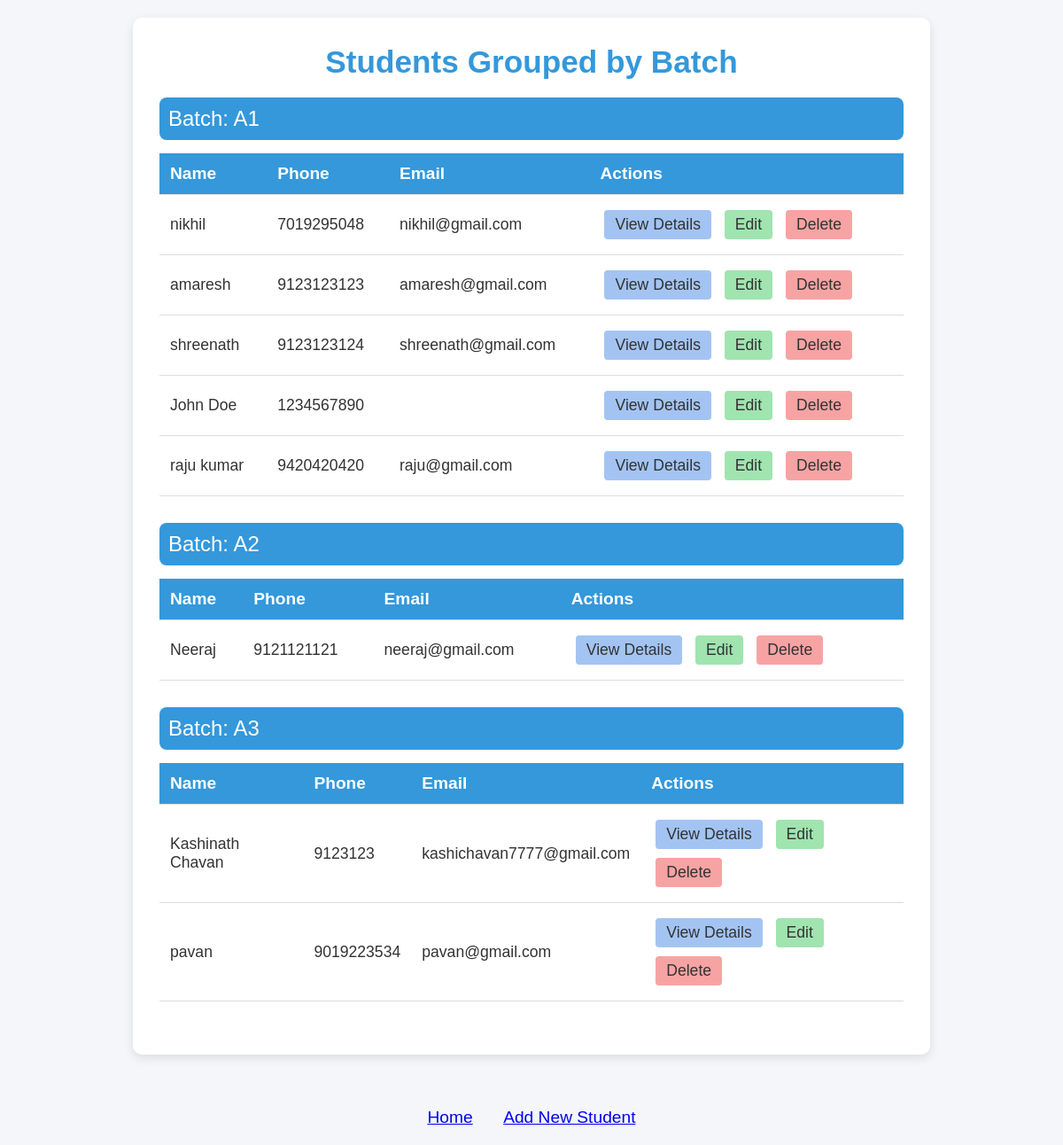
The app's page /student/, older data.
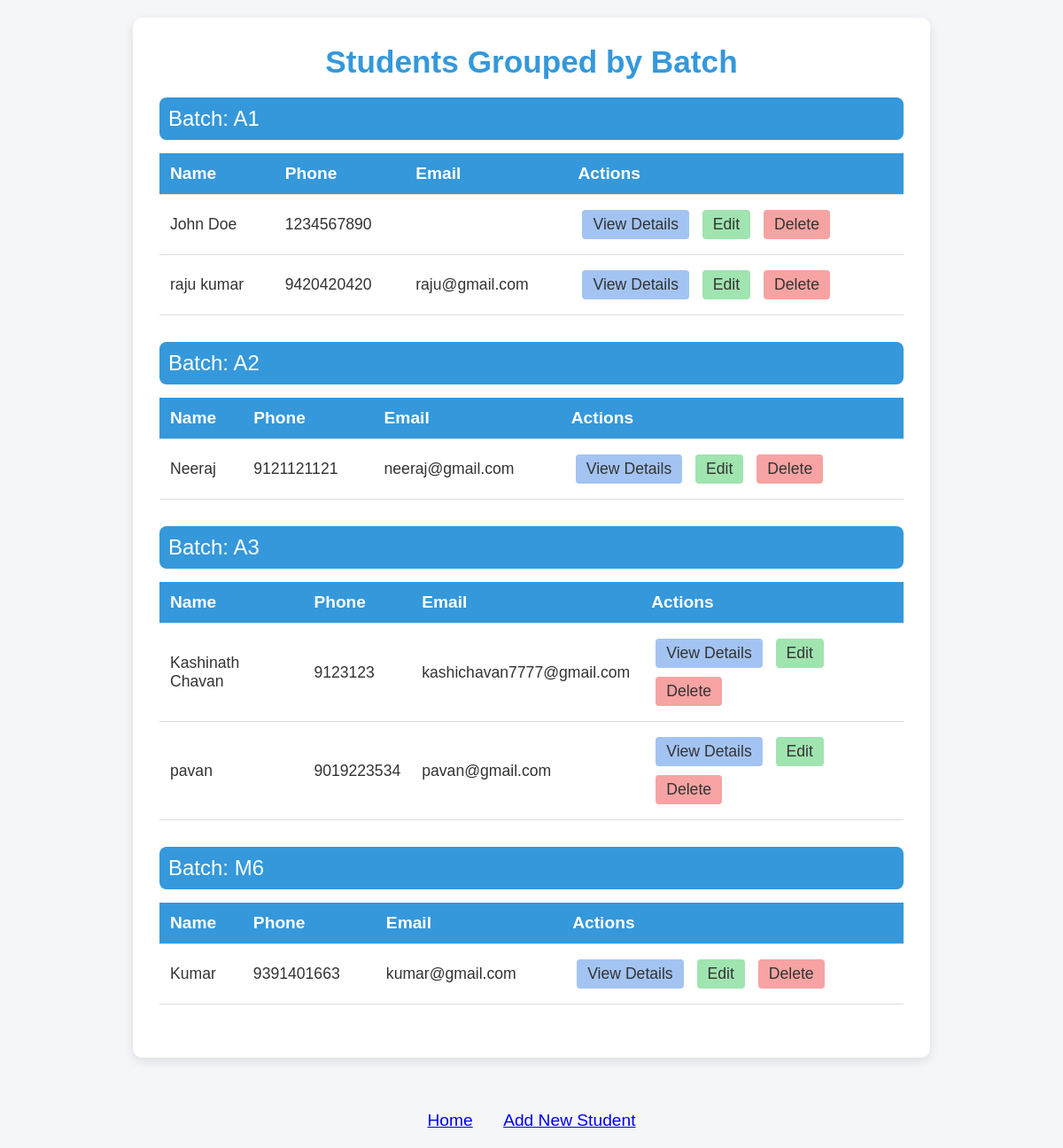
The same page, newer data.
### student/models.py (models this page shows)
class Student(models.Model):
    name = models.CharField(max_length=100)
    email = models.EmailField(max_length=100,)
    ph_no=models.IntegerField(unique=True)
    branch=models.CharField(max_length=25)
    batch_code = models.CharField(max_length=26, blank=False,default="A1")  # Required in forms

### student/views.py (the view)
# urls.py: path('', StudentListView.as_view(), name='student_list'),
class StudentListView(ListView):
    model = Student
    template_name = 'student/student_list.html'
    context_object_name = 'students'
    def get_queryset(self):
        queryset = Student.objects.all().order_by('batch_code')
        batch_groups = {}
        for student in queryset:
            batch_code = student.batch_code
            if batch_code not in batch_groups:
                batch_groups[batch_code] = []
            batch_groups[batch_code].append(student)
        return batch_groups

### template/student/student_list.html (shortened to what this page needs)
<!DOCTYPE html>
<html lang="en">
<head>
</head>
<body>
    <div class="student-card">
        <h2>Students Grouped by Batch</h2>
        {% for batch_code, students in students.items %}
            <div class="batch-group">
                <div class="batch-title">Batch: {{ batch_code }}</div>
                <table>
                    <thead>
                        <tr>
                            <th>Name</th>
                            <th>Phone</th>
                            <th>Email</th>
                            <th>Actions</th>
                        </tr>
                    </thead>
                    <tbody>
                        {% for student in students %}
                            <tr>
                                <td>{{ student.name }}</td>
                                <td>{{ student.ph_no }}</td>
                                <td>{{ student.email }}</td>
                                <td class="actions">
                                    <a href="{% url 'student:student_detail' student.pk %}" class="view-btn">View Details</a>
                                    <a href="{% url 'student:student_update' student.pk %}" class="edit-btn">Edit</a>
                                    <a href="{% url 'student:student_delete' student.pk %}" class="delete-btn"
                                       onclick="return confirm('Are you sure you want to delete this student?')">Delete</a>
                                </td>
                            </tr>
                        {% endfor %}
                    </tbody>
                </table>
            </div>
        {% empty %}
            <p>No students found.</p>
        {% endfor %}
    </div>
    <div class="footer">
        <a href="{% url 'home' %}">Home</a>
        <a href="{% url 'student:student_create' %}">Add New Student</a>
    </div>
</body>
</html>

Row changes from the older to the newer data that the page shows:
removed Student: batch_code "A1", name "nikhil", ph_no "7019295048", email "nikhil@gmail.com", Student (name "John Doe", ph_no "1234567890"), Student (name "raju kumar", ph_no "9420420420", email "raju@gmail.com")
removed Student: name "amaresh", ph_no "9123123123", email "amaresh@gmail.com", shown under "A1"
removed Student: name "shreenath", ph_no "9123123124", email "shreenath@gmail.com", shown under "A1"
now on one of the page's lists (row unchanged): Student: batch_code "A1", name "John Doe", ph_no "1234567890"
now on one of the page's lists (row unchanged): Student: name "raju kumar", ph_no "9420420420", email "raju@gmail.com"
added Student: batch_code "M6", name "Kumar", ph_no "9391401663", email "kumar@gmail.com"
